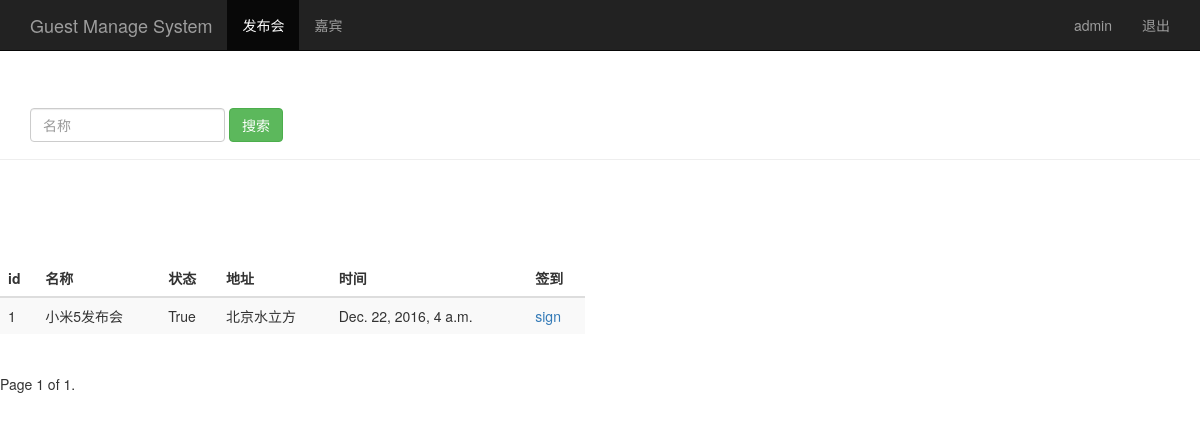
/event_manage/ (signed in), run on an earlier commit of the app's database.
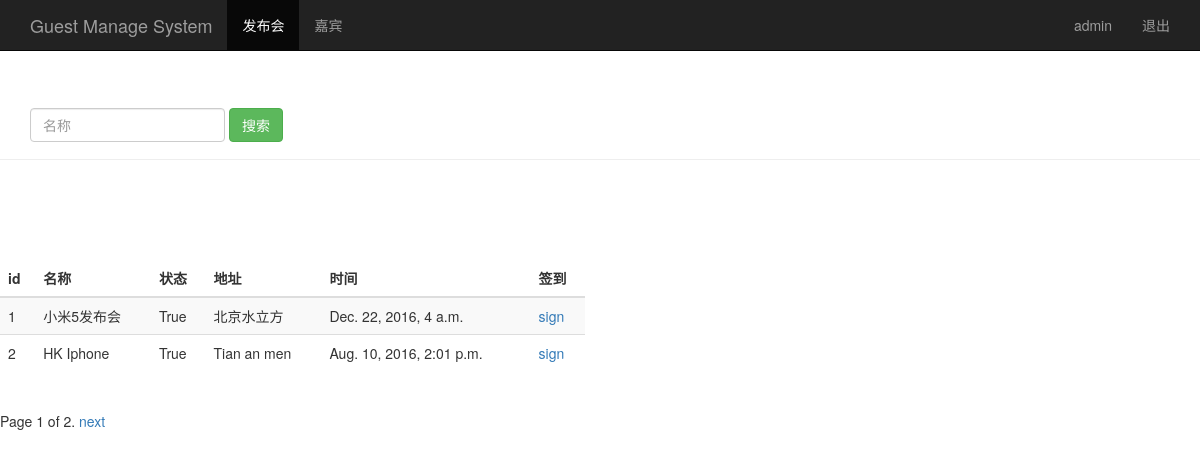
And on a later commit of the database.
### sign/models.py (models this page shows, shortened)
class Event(models.Model):
	name = models.CharField(max_length=100) #发布会标题
	limit = models.IntegerField() #参加人数
	status = models.BooleanField() #状态
	address = models.CharField(max_length=200) #地址
	start_time = models.DateTimeField('event_time') #发布会时间
	creat_time = models.DateTimeField(auto_now=True) #创建时间（自动获取当前时间）

### sign/views.py (the view)
# urls.py: url(r'^event_manage/$', views.event_manage),
@login_required
def event_manage(request):
	event_list = Event.objects.all()
	username = request.session.get('user','')
	paginator = Paginator(event_list, 2)
	p = request.GET.get('page')
	try:
		events = paginator.page(p)
	except PageNotAnInteger:
		events = paginator.page(1)
	except EmptyPage:
		events = paginator.page(paginator.num_pages)
	return render(request, 'event_manage.html',{'user':username,'events':events})

### sign/templates/event_manage.html (shortened to what this page needs)
<!DOCTYPE html>
<html lang="zh-CN">
<head>
    {% load bootstrap3 %}
    {% bootstrap_css %}
</head>
<body>
    <nav class="navbar navbar-inverse navbar-fixed-top">
    	<div class="container">
    		<div class="navbar-header">
    			<a href="/event_manage/" class="navbar-brand"> Guest Manage System</a>
    		</div>
    		<div id='navbar' class="collapse navbar-collapse">
    			<ul class='nav navbar-nav'>
    				<li class="active"><a href="#">发布会</a></li>
    				<li><a href="/guest_manage">嘉宾</a></li>
    			</ul>
    			<ul class="nav navbar-nav navbar-right">
    				<li><a href="#">{{user}}</a></li>
    				<li><a href="/logou/">退出</a></li>
    			</ul>
    		</div>
    	</div>
    </nav>
    <div class='page-header' style="padding-top: 60px;">
    	<div id='navbar' class="navbar-collapse collapse">
    		<form class="navbar-form" method="get" action="/search_name">
    			<div class="form-group">
    				<input type="text" name="name" placeholder="名称" class="form-control">
    			</div>
    			<button type="submit" class="btn btn-success">搜索</button>
    		</form>
    	</div>
    </div>
    <div class="row" style="padding-top: 80px;">
    	<div class="col-md-6">
    		<table class="table table-striped">
    			<thead>
    				<tr>
    					<th>id</th><th>名称</th><th>状态</th><th>地址</th><th>时间</th><th>签到</th>
    				</tr>
    			</thead>
    			<tbody>
    				{% for event in events %}
    					<tr>
    						<td>{{ event.id }}</td>
    						<td>{{ event.name }}</td>
    						<td>{{ event.status }}</td>
    						<td>{{ event.address }}</td>
    						<td>{{ event.start_time }}</td>
                            <td>
                                <a href="/sign_index/{{event.id}}/" target='{{event.id}}_blank'>sign</a>
                            </td>
    					</tr>
    				{% endfor %}
    			</tbody>
    		</table>
    	</div>
    </div>
    <div class='pagination'>
        <span class='step-links'>
                <span class='current'>
                    Page {{events.number}} of {{events.paginator.num_pages}}.
                </span>
            {% if events.has_next %}
                <a href="?page={{events.next_page_number}}">next</a>
            {% endif %}
        </span>
    </div>
</html>

What changed in the data, as far as the page shows it:
added Event: id "2", name "HK Iphone", status "True", address "Tian an men", start_time "Aug. 10, 2016, 2:01 p.m."
Also different on the page:
{{ events.paginator.num_pages }}: "1" → "2"
text now shown: "next"
